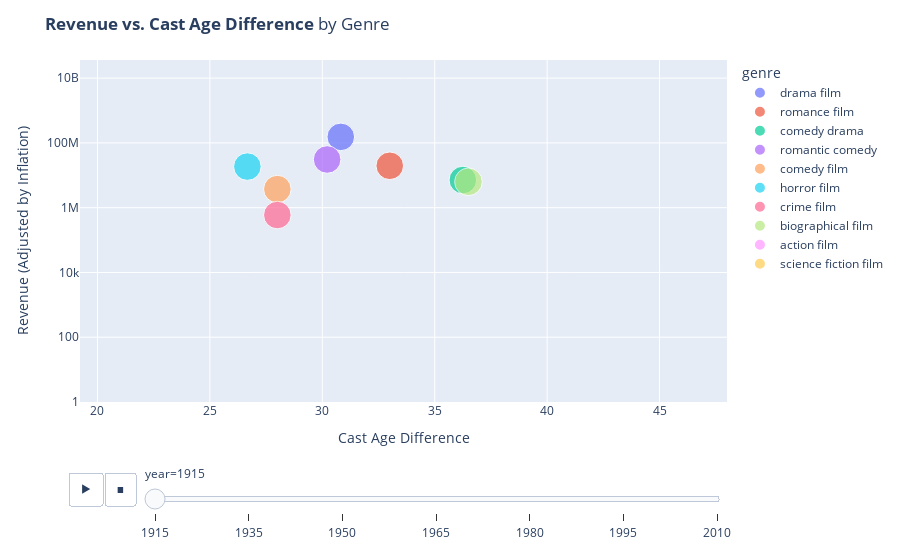

This figure's notebook cell:
### Code cell
fig = px.scatter(
    df_plot, x='diff_cast_age', y='revenue_ajusted', 
    color='genre', log_y=True, range_y=[df_plot['revenue_ajusted'].min()/1.4+1, df_plot['revenue_ajusted'].max()*10], animation_frame='year',
    range_x = [df_plot['diff_cast_age'].min()-1, df_plot['diff_cast_age'].max()+1], size='year'
)
fig.update_layout(
    title='<b>Revenue vs. Cast Age Difference</b> by Genre',
    xaxis_title='Cast Age Difference',
    yaxis_title='Revenue (Adjusted by Inflation)',
)
fig.show()

### Figure 1 — Plotly figure (JSON) as saved in the notebook; plotly's stock layout.template omitted (floating-point values rounded to 4 significant figures)
{"data": [{"hovertemplate": "genre=drama film<br>year=%{marker.size}<br>diff_cast_age=%{x}<br>revenue_ajusted=%{y}<extra></extra>", "legendgroup": "drama film", "marker": {"color": "#636efa", "size": [1915], "sizemode": "area", "sizeref": 5.025, "symbol": "circle"}, "mode": "markers", "name": "drama film", "orientation": "v", "showlegend": true, "type": "scatter", "x": [30.82], "xaxis": "x", "y": [153600000.0], "yaxis": "y"}, {"hovertemplate": "genre=romance film<br>year=%{marker.size}<br>diff_cast_age=%{x}<br>revenue_ajusted=%{y}<extra></extra>", "legendgroup": "romance film", "marker": {"color": "#EF553B", "size": [1915], "sizemode": "area", "sizeref": 5.025, "symbol": "circle"}, "mode": "markers", "name": "romance film", "orientation": "v", "showlegend": true, "type": "scatter", "x": [33], "xaxis": "x", "y": [19690000.0], "yaxis": "y"}, {"hovertemplate": "genre=comedy drama<br>year=%{marker.size}<br>diff_cast_age=%{x}<br>revenue_ajusted=%{y}<extra></extra>", "legendgroup": "comedy drama", "marker": {"color": "#00cc96", "size": [1915], "sizemode": "area", "sizeref": 5.025, "symbol": "circle"}, "mode": "markers", "name": "comedy drama", "orientation": "v", "showlegend": true, "type": "scatter", "x": [36.25], "xaxis": "x", "y": [7155000.0], "yaxis": "y"}, {"hovertemplate": "genre=romantic comedy<br>year=%{marker.size}<br>diff_cast_age=%{x}<br>revenue_ajusted=%{y}<extra></extra>", "legendgroup": "romantic comedy", "marker": {"color": "#ab63fa", "size": [1915], "sizemode": "area", "sizeref": 5.025, "symbol": "circle"}, "mode": "markers", "name": "romantic comedy", "orientation": "v", "showlegend": true, "type": "scatter", "x": [30.21], "xaxis": "x", "y": [30790000.0], "yaxis": "y"}, {"hovertemplate": "genre=comedy film<br>year=%{marker.size}<br>diff_cast_age=%{x}<br>revenue_ajusted=%{y}<extra></extra>", "legendgroup": "comedy film", "marker": {"color": "#FFA15A", "size": [1915], "sizemode": "area", "sizeref": 5.025, "symbol": "circle"}, "mode": "markers", "name": "comedy film", "orientation": "v", "showlegend": true, "type": "scatter", "x": [28], "xaxis": "x", "y": [3748000.0], "yaxis": "y"}, {"hovertemplate": "genre=horror film<br>year=%{marker.size}<br>diff_cast_age=%{x}<br>revenue_ajusted=%{y}<extra></extra>", "legendgroup": "horror film", "marker": {"color": "#19d3f3", "size": [1915], "sizemode": "area", "sizeref": 5.025, "symbol": "circle"}, "mode": "markers", "name": "horror film", "orientation": "v", "showlegend": true, "type": "scatter", "x": [26.67], "xaxis": "x", "y": [18580000.0], "yaxis": "y"}, {"hovertemplate": "genre=crime film<br>year=%{marker.size}<br>diff_cast_age=%{x}<br>revenue_ajusted=%{y}<extra></extra>", "legendgroup": "crime film", "marker": {"color": "#FF6692", "size": [1915], "sizemode": "area", "sizeref": 5.025, "symbol": "circle"}, "mode": "markers", "name": "crime film", "orientation": "v", "showlegend": true, "type": "scatter", "x": [28], "xaxis": "x", "y": [594000.0], "yaxis": "y"}, {"hovertemplate": "genre=biographical film<br>year=%{marker.size}<br>diff_cast_age=%{x}<br>revenue_ajusted=%{y}<extra></extra>", "legendgroup": "biographical film", "marker": {"color": "#B6E880", "size": [1915], "sizemode": "area", "sizeref": 5.025, "symbol": "circle"}, "mode": "markers", "name": "biographical film", "orientation": "v", "showlegend": true, "type": "scatter", "x": [36.5], "xaxis": "x", "y": [6298000.0], "yaxis": "y"}, {"hovertemplate": "genre=action film<br>year=%{marker.size}<br>diff_cast_age=%{x}<br>revenue_ajusted=%{y}<extra></extra>", "legendgroup": "action film", "marker": {"color": "#FF97FF", "size": [1915], "sizemode": "area", "sizeref": 5.025, "symbol": "circle"}, "mode": "markers", "name": "action film", "orientation": "v", "showlegend": true, "type": "scatter", "x": [null], "xaxis": "x", "y": [0], "yaxis": "y"}, {"hovertemplate": "genre=science fiction film<br>year=%{marker.size}<br>diff_cast_age=%{x}<br>revenue_ajusted=%{y}<extra></extra>", "legendgroup": "science fiction film", "marker": {"color": "#FECB52", "size": [1915], "sizemode": "area", "sizeref": 5.025, "symbol": "circle"}, "mode": "markers", "name": "science fiction film", "orientation": "v", "showlegend": true, "type": "scatter", "x": [null], "xaxis": "x", "y": [0], "yaxis": "y"}], "layout": {"legend": {"itemsizing": "constant", "title": {"text": "genre"}, "tracegroupgap": 0}, "margin": {"t": 60}, "sliders": [{"active": 0, "currentvalue": {"prefix": "year="}, "len": 0.9, "pad": {"b": 10, "t": 60}, "steps": [{"args": [["1915"], {"frame": {"duration": 0, "redraw": false}, "fromcurrent": true, "mode": "immediate", "transition": {"duration": 0, "easing": "linear"}}], "label": "1915", "method": "animate"}, {"args": [["1935"], {"frame": {"duration": 0, "redraw": false}, "fromcurrent": true, "mode": "immediate", "transition": {"duration": 0, "easing": "linear"}}], "label": "1935", "method": "animate"}, {"args": [["1950"], {"frame": {"duration": 0, "redraw": false}, "fromcurrent": true, "mode": "immediate", "transition": {"duration": 0, "easing": "linear"}}], "label": "1950", "method": "animate"}, {"args": [["1965"], {"frame": {"duration": 0, "redraw": false}, "fromcurrent": true, "mode": "immediate", "transition": {"duration": 0, "easing": "linear"}}], "label": "1965", "method": "animate"}, {"args": [["1980"], {"frame": {"duration": 0, "redraw": false}, "fromcurrent": true, "mode": "immediate", "transition": {"duration": 0, "easing": "linear"}}], "label": "1980", "method": "animate"}, {"args": [["1995"], {"frame": {"duration": 0, "redraw": false}, "fromcurrent": true, "mode": "immediate", "transition": {"duration": 0, "easing": "linear"}}], "label": "1995", "method": "animate"}, {"args": [["2010"], {"frame": {"duration": 0, "redraw": false}, "fromcurrent": true, "mode": "immediate", "transition": {"duration": 0, "easing": "linear"}}], "label": "2010", "method": "animate"}], "x": 0.1, "xanchor": "left", "y": 0, "yanchor": "top"}], "title": {"text": "<b>Revenue vs. Cast Age Difference</b> by Genre"}, "updatemenus": [{"buttons": [{"args": [null, {"frame": {"duration": 500, "redraw": false}, "fromcurrent": true, "mode": "immediate", "transition": {"duration": 500, "easing": "linear"}}], "label": "&#9654;", "method": "animate"}, {"args": [[null], {"frame": {"duration": 0, "redraw": false}, "fromcurrent": true, "mode": "immediate", "transition": {"duration": 0, "easing": "linear"}}], "label": "&#9724;", "method": "animate"}], "direction": "left", "pad": {"r": 10, "t": 70}, "showactive": false, "type": "buttons", "x": 0.1, "xanchor": "right", "y": 0, "yanchor": "top"}], "xaxis": {"anchor": "y", "domain": [0, 1], "range": [19.22, 48], "title": {"text": "Cast Age Difference"}}, "yaxis": {"anchor": "x", "domain": [0, 1], "range": [0, 10.56], "title": {"text": "Revenue (Adjusted by Inflation)"}, "type": "log"}}}
